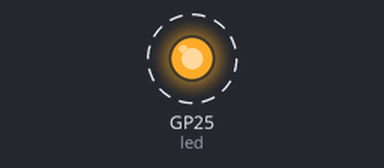
The program below on a simulated Raspberry Pi Pico running MicroPython. On the bench: output pins drawn as LEDs (lit = HIGH). Dashed ring = blinking.

Above: at 2.2 s.
Timing chart, 0 to 5.0 s (numbered marks = the images above):
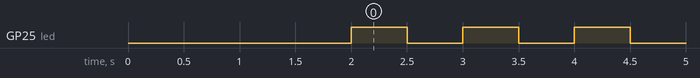

The program:

main.py
```python
import time

time.sleep(2)

try:
    import bus_times

    bus_times.main()
except Exception as e:
    from machine import Pin
    import time as t

    led = Pin("LED", Pin.OUT)
    while True:
        led.toggle()
        t.sleep(0.5)
```

Measured:
- by itself, GP25 (led): alternates HIGH for 0.50 s and LOW for 0.50 s
